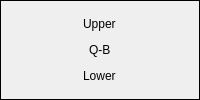
                 <widget class="QFrame" name="frame_40">
                  <property name="frameShape">
                   <enum>QFrame::Box</enum>
                  </property>
                  <property name="frameShadow">
                   <enum>QFrame::Plain</enum>
                  </property>
                  <layout class="QVBoxLayout" name="verticalLayout_45">
                   <item>
                    <widget class="QLineEdit" name="lineEdit_178">
                     <property name="enabled">
                      <bool>true</bool>
                     </property>
                     <property name="styleSheet">
                      <string notr="true">QLineEdit {
    background: transparent;
    border: none;
}
</string>
                     </property>
                     <property name="text">
                      <string>Upper</string>
                     </property>
                     <property name="alignment">
                      <set>Qt::AlignCenter</set>
                     </property>
                     <property name="dragEnabled">
                      <bool>false</bool>
                     </property>
                     <property name="readOnly">
                      <bool>true</bool>
                     </property>
                    </widget>
                   </item>
                   <item>
                    <widget class="QLineEdit" name="lineEdit_177">
                     <property name="enabled">
                      <bool>true</bool>
                     </property>
                     <property name="styleSheet">
                      <string notr="true">QLineEdit {
    background: transparent;
    border: none;
}
</string>
                     </property>
                     <property name="text">
                      <string>Q-B</string>
                     </property>
                     <property name="alignment">
                      <set>Qt::AlignCenter</set>
                     </property>
                     <property name="dragEnabled">
                      <bool>false</bool>
                     </property>
                     <property name="readOnly">
                      <bool>true</bool>
                     </property>
                    </widget>
                   </item>
                   <item>
                    <widget class="QLineEdit" name="lineEdit_176">
                     <property name="enabled">
                      <bool>true</bool>
                     </property>
                     <property name="styleSheet">
                      <string notr="true">QLineEdit {
    background: transparent;
    border: none;
}
</string>
                     </property>
                     <property name="text">
                      <string>Lower</string>
                     </property>
                     <property name="alignment">
                      <set>Qt::AlignCenter</set>
                     </property>
                     <property name="dragEnabled">
                      <bool>false</bool>
                     </property>
                     <property name="readOnly">
                      <bool>true</bool>
                     </property>
                    </widget>
                   </item>
                  </layout>
                 </widget>
